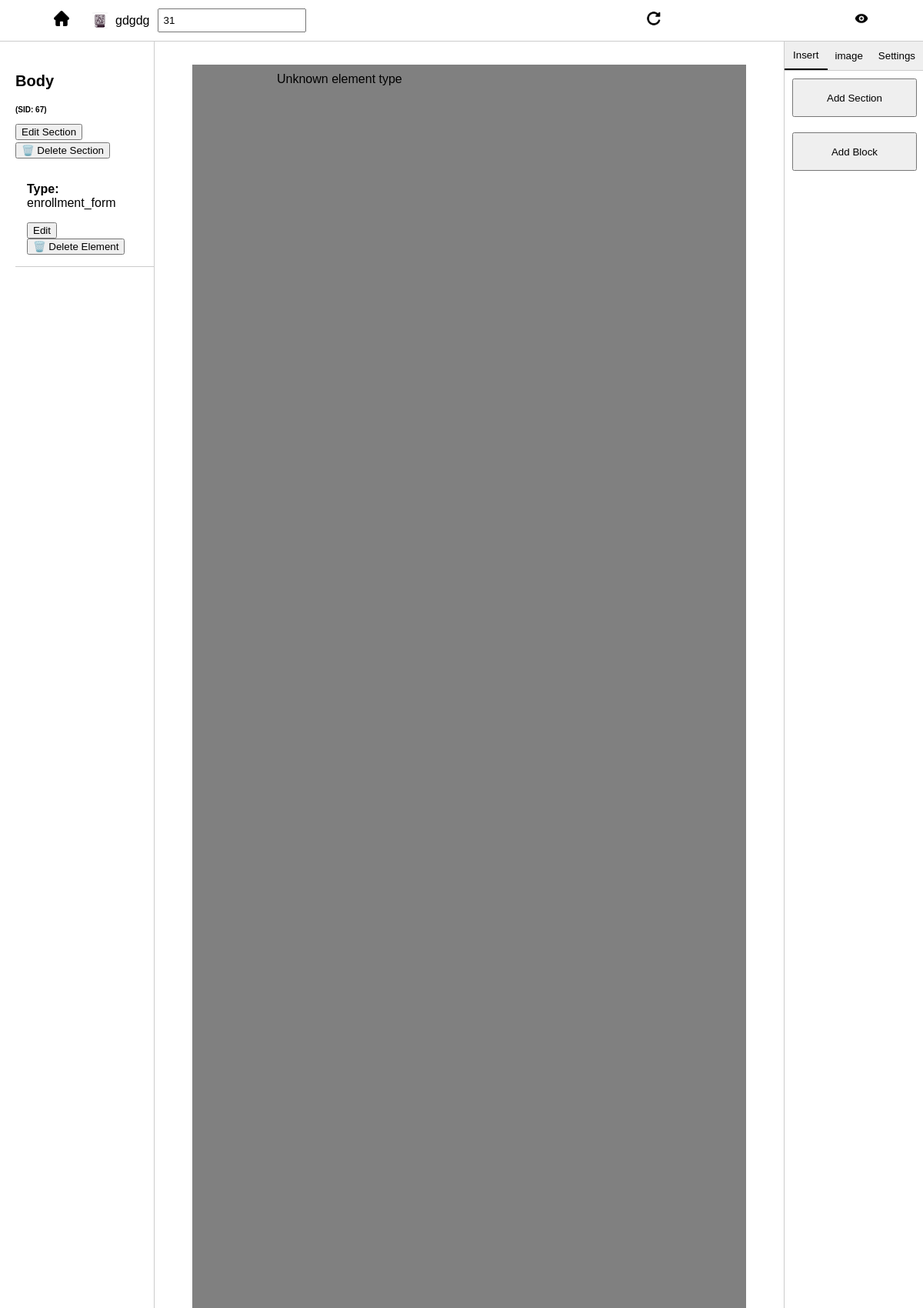
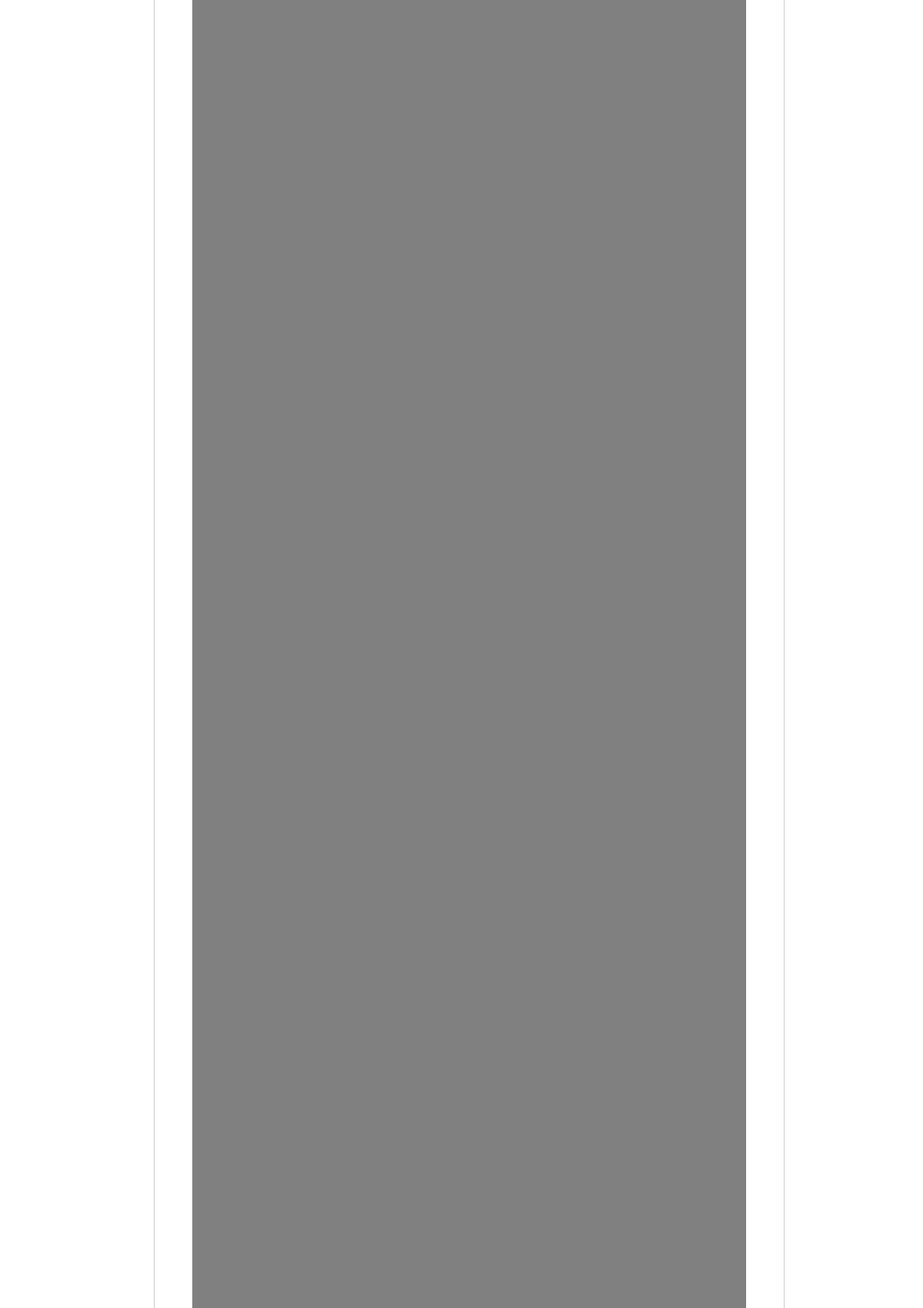
Screenshot of /edited-page.php?id=31 (upper part) with the database file from the repository (2 pictures, top to bottom).
### tables this page shows
CREATE TABLE `pages` (
  `id` int(11) NOT NULL,
  `website_name` varchar(255) DEFAULT NULL,
  `page_title` varchar(255) DEFAULT NULL,
  `description` text DEFAULT NULL,
  `logo_path` varchar(255) DEFAULT NULL,
  `created_at` timestamp NOT NULL DEFAULT current_timestamp()
);

CREATE TABLE `sections` (
  `id` int(11) NOT NULL,
  `name` varchar(255) NOT NULL,
  `type` enum('parent','child') NOT NULL,
  `parent_id` int(11) DEFAULT NULL,
  `width` varchar(50) DEFAULT NULL,
  `height` varchar(50) DEFAULT NULL,
  `align_items` varchar(50) DEFAULT NULL,
  `justify_content` varchar(50) DEFAULT NULL,
  `padding` varchar(20) DEFAULT NULL,
  `margin` varchar(20) DEFAULT NULL,
  `background_color` varchar(7) DEFAULT NULL,
  `border_value` varchar(20) DEFAULT NULL,
  `border_style` varchar(20) DEFAULT NULL,
  `border_color` varchar(7) DEFAULT NULL,
  `border_radius` varchar(20) DEFAULT NULL,
  `created_at` timestamp NOT NULL DEFAULT current_timestamp(),
  `page_id` int(11) NOT NULL,
  `flex_direction` varchar(100) NOT NULL,
  `font_family` varchar(255) NOT NULL,
  `font_size` varchar(255) NOT NULL
);

CREATE TABLE `section_elements` (
  `id` int(11) NOT NULL,
  `section_id` int(11) NOT NULL,
  `element_type` varchar(50) NOT NULL,
  `content` text DEFAULT NULL,
  `width` varchar(50) DEFAULT NULL,
  `height` varchar(50) DEFAULT NULL,
  `alignment` varchar(50) DEFAULT NULL,
  `padding` varchar(50) DEFAULT NULL,
  `margin` varchar(50) DEFAULT NULL,
  `border` varchar(50) DEFAULT NULL,
  `border_radius` varchar(50) DEFAULT NULL,
  `created_at` timestamp NOT NULL DEFAULT current_timestamp(),
  `font_size` varchar(255) NOT NULL,
  `font_family` varchar(255) NOT NULL
);

### edited-page.php (the view, shortened to what this page needs)
<?php
include('db.php');
if (isset($_GET['id'])) {
    $page_id = $_GET['id'];
    $stmt = $conn->prepare("SELECT website_name, page_title, logo_path FROM pages WHERE id = ?");
    $stmt->bind_param("i", $page_id);
    $stmt->execute();
    $stmt->bind_result($website_name, $page_title, $logo_path);
    if ($stmt->fetch()) {
        $site_name = $website_name;
        $logo = $logo_path;
    } else {
        echo "<p>Page not found.</p>";
    }
} else {
    echo "<p>No page ID provided.</p>";
}
?>
<?php
$mysqli = new mysqli("localhost", "root", "", "z");
$page_id = $_GET['id'] ?? 0;
$query = "SELECT * FROM sections WHERE page_id = ?";
$stmt = $mysqli->prepare($query);
$stmt->bind_param('i', $page_id);
$stmt->execute();
$result = $stmt->get_result();
?>
<!DOCTYPE html>
<html lang="en">
<head>
</head>
<body>
    <div class="top-nav">
        <div class="left-top-nav">
            <a href="index.php">
                <img src="img\home.svg" alt="" width="20px" height="auto">
            </a>
            <?php echo "<img src='{$logo}' width='20'>"; ?>
            <p><?php echo $site_name ?></p>
            <input type="text" id="page-id" value="<?php echo $page_id; ?>">
        </div>
        <div class="right-top-nav">
            <a href="edited-page.php?id=<?php echo $page_id; ?>">
                <img src="img\refresh.svg" alt="" width="20px" height="auto">
            </a>
            <a href="exampleviewing.php?id=<?php echo $page_id; ?>">
                <img src="img\preview.svg" alt="" width="20px" height="auto">
            </a>
        </div>
    </div>
    <main>
        <?php
        $mysqli = new mysqli('localhost', 'root', '', 'z');
        $page_id = $_GET['id'] ?? 0;
        $query = "SELECT * FROM sections WHERE page_id = ?";
        $stmt = $mysqli->prepare($query);
        $stmt->bind_param('i', $page_id);
        $stmt->execute();
        $sections_result = $stmt->get_result();
        $sections = $sections_result->fetch_all(MYSQLI_ASSOC);
        $elements_result = $mysqli->query("SELECT * FROM section_elements");
        $elements = $elements_result->fetch_all(MYSQLI_ASSOC);
        $grouped_elements = [];
        foreach ($elements as $element) {
            $grouped_elements[$element['section_id']][] = $element;
        }
        ?>
        <div class="column">
            <div class="container">
                <?php foreach ($sections as $section): ?>
                    <div class="card my-3">
                        <div class="card-header bg-light">
                            <p><?= htmlspecialchars($section['name']) ?></p>
                            <p style="font-size: 10px;">(SID: <?= $section['id'] ?>)</p>
                            <button class="btn edit-section-btn" data-id="<?= $section['id'] ?>">Edit Section</button>
                            <form action="delete-section.php" method="POST" style="display:inline;">
                                <button type="submit" onclick="return confirm('Delete this section and its elements?')">🗑️ Delete Section</button>
                            </form>
                        </div>
                        <div class="card-body">
                            <?php foreach ($grouped_elements[$section['id']] ?? [] as $element): ?>
                                <div class="border rounded p-3 mb-3">
                                    <p><strong>Type:</strong> <?= htmlspecialchars($element['element_type']) ?></p>
                                    <button class="btn edit-element-btn" data-id="<?= $element['id'] ?>">Edit</button>
                                    <form action="delete-element.php" method="POST" style="display:inline;">
                                        <button type="submit" onclick="return confirm('Delete this element?')">🗑️ Delete Element</button>
                                    </form>
                                </div>
                            <?php endforeach; ?>
                        </div>
                    </div>
                <?php endforeach; ?>
            </div>
        </div>
        <?php
        $query = "SELECT * FROM sections WHERE page_id = ? ORDER BY parent_id, created_at";
        $stmt = $mysqli->prepare($query);
        $stmt->bind_param('i', $page_id);
        $stmt->execute();
        $result = $stmt->get_result();
        $sections = $result->fetch_all(MYSQLI_ASSOC);
        $elementsQuery = "SELECT * FROM section_elements";
        $elementsResult = $mysqli->query($elementsQuery);
        $section_elements = $elementsResult->fetch_all(MYSQLI_ASSOC);
        function groupSectionsByParent($sections)
        {
            $grouped = [];
            foreach ($sections as $section) {
                $parent = $section['parent_id'] ?? 0;
                $grouped[$parent][] = $section;
            }
            return $grouped;
        }
        function groupElementsBySection($elements, $sections)
        {
            $valid_section_ids = array_column($sections, 'id');
            $grouped = [];
            foreach ($elements as $el) {
                if (in_array($el['section_id'], $valid_section_ids)) {
                    $grouped[$el['section_id']][] = $el;
                }
            }
            return $grouped;
        }
        function renderElements($section_id, $grouped_elements)
        {
            $html = '';
            foreach ($grouped_elements[$section_id] as $el) {
                $style = 'style="width: ' . htmlspecialchars($el['width']) . ';
                            height: ' . htmlspecialchars($el['height']) . ';
                            padding: ' . htmlspecialchars($el['padding']) . ';
                            margin: ' . htmlspecialchars($el['margin']) . ';
                            border: ' . htmlspecialchars($el['border']) . ';
                            border-radius: ' . htmlspecialchars($el['border_radius']) . ';
                            text-align: ' . htmlspecialchars($el['alignment']) . ';
                            font-family: ' . htmlspecialchars($el['font_family']) . ';
                            font-size: ' . htmlspecialchars($el['font_size']) . ';"';
                switch ($el['element_type']) {
                    default:
                        $html .= '<div ' . $style . '>Unknown element type</div>';
                        break;
                }
            }
            return $html;
        }
        function renderSections($parent_id, $grouped_sections, $grouped_elements)
        {
            if (!isset($grouped_sections[$parent_id])) return '';
            $html = '';
            foreach ($grouped_sections[$parent_id] as $section) {
                $html .= '<div class="' . htmlspecialchars($section['name']) . '"
                style="width: ' . htmlspecialchars($section['width']) . ';
                    height: ' . htmlspecialchars($section['height']) . ';
                    background-color: ' . htmlspecialchars($section['background_color']) . ';
                    padding: ' . htmlspecialchars($section['padding']) . ';
                    margin: ' . htmlspecialchars($section['margin']) . ';
                    border: ' . htmlspecialchars($section['border_value']) . ' ' . htmlspecialchars($section['border_style']) . ' ' . htmlspecialchars($section['border_color']) . ';
                    border-radius: ' . htmlspecialchars($section['border_radius']) . ';
                    display: flex;
                    flex-direction: ' . htmlspecialchars($section['flex_direction']) . ';
                    align-items: ' . htmlspecialchars($section['align_items']) . ';
                    justify-content: ' . htmlspecialchars($section['justify_content']) . ';
                    min-height: 50px;">';
                $html .= renderElements($section['id'], $grouped_elements);
                $html .= renderSections($section['id'], $grouped_sections, $grouped_elements);
                $html .= '</div>';
            }
            return $html;
        }
        $grouped_sections = groupSectionsByParent($sections);
        $grouped_elements = groupElementsBySection($section_elements, $sections);
        ?>
        <div class="viewing" id="viewing-area">
            <?= renderSections(0, $grouped_sections, $grouped_elements) ?>
        </div>
        <aside>
            <div class="tabs">
                <button class="tab-button active" onclick="openTab(event, 'insert')">Insert</button>
                <button class="tab-button" onclick="openTab(event, 'pages')">image</button>
                <button class="tab-button" onclick="openTab(event, 'settings')">Settings</button>
            </div>
            <div id="insert" class="tab-content active" style="display: block;">
                <button id="add-element-btn" class="buttonbox">Add Section</button>
                <button onclick="openModal()" class="buttonbox">Add Block</button>
            </div>
        </aside>
    </main>
</body>
</html>

### edited-page.php (style rules this page uses)
body { margin: 0; font-family: Arial, sans-serif; overflow: hidden; }
.top-nav { margin: 0; overflow: hidden; display: flex; align-items: center; padding: 0 50px 0 50px; justify-content: space-between; border-bottom: 1px solid #ccc; }
.top-nav a { color: #6B7A99; text-align: center; padding: 14px 20px; text-decoration: none; font-size: 17px; transition: background-color 0.3s; }
.left-top-nav { display: flex; gap: 10px; align-items: center; justify-content: space-between; }
.right-top-nav { display: flex; align-items: center; width: 30%; justify-content: space-between; }
main { margin: 0; display: flex; justify-content: space-between; }
aside { border-left: 1px solid #ccc; list-style-type: none; padding: 0; width: 15%; height: 90vh; margin: 0; }
.buttonbox { margin: 10px; width: 90%; height: 50px; }
.column { border-right: 1px solid #ccc; list-style-type: none; padding-left: 20px; width: 15%; height: 90vh; margin: 0; }
.viewing { overflow-y: auto; overflow-x: auto; padding: 30px; width: 60%; height: 80vh; text-decoration: none; }
.tab-content { display: none; border-top: none; }
.tab-button { border: none; outline: none; cursor: pointer; padding: 10px 15px; }
.tab-button.active { border-bottom: 2px solid #000; color: #000; }
.tab-content.active { display: block; }
.tabs { display: flex; justify-content: space-between; border-bottom: 1px solid #ccc; }
.tabs button { flex: 1; padding: 10px; text-align: center; border: none; cursor: pointer; transition: background-color 0.3s ease; }
.container { margin-top: 20px; overflow-y: auto; height: 85vh; }
.card-header { font-size: 1.25rem; font-weight: bold; }
.card-body { padding: 15px; }
.card { border-bottom: 1px solid #ccc; }
input { width: 100%; padding: 6px; box-sizing: border-box; }

### rows the page displays
pages: logo_path (picture), website_name "gdgdg"
sections: name "Body", id "67"
section_elements: element_type "enrollment_form"
